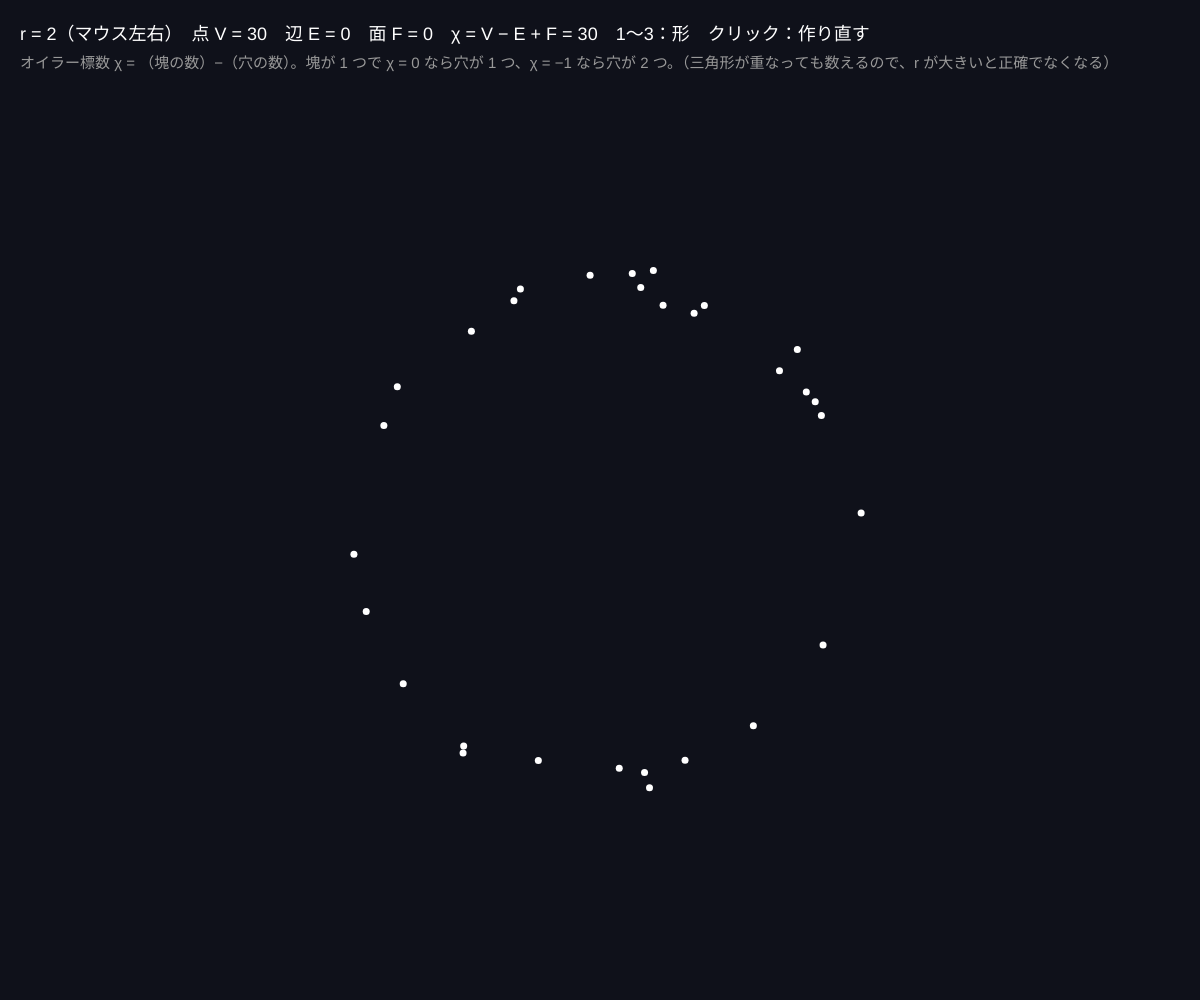
Frame 1 (no input)
Frame 60 (no input): identical to frame 1, image omitted
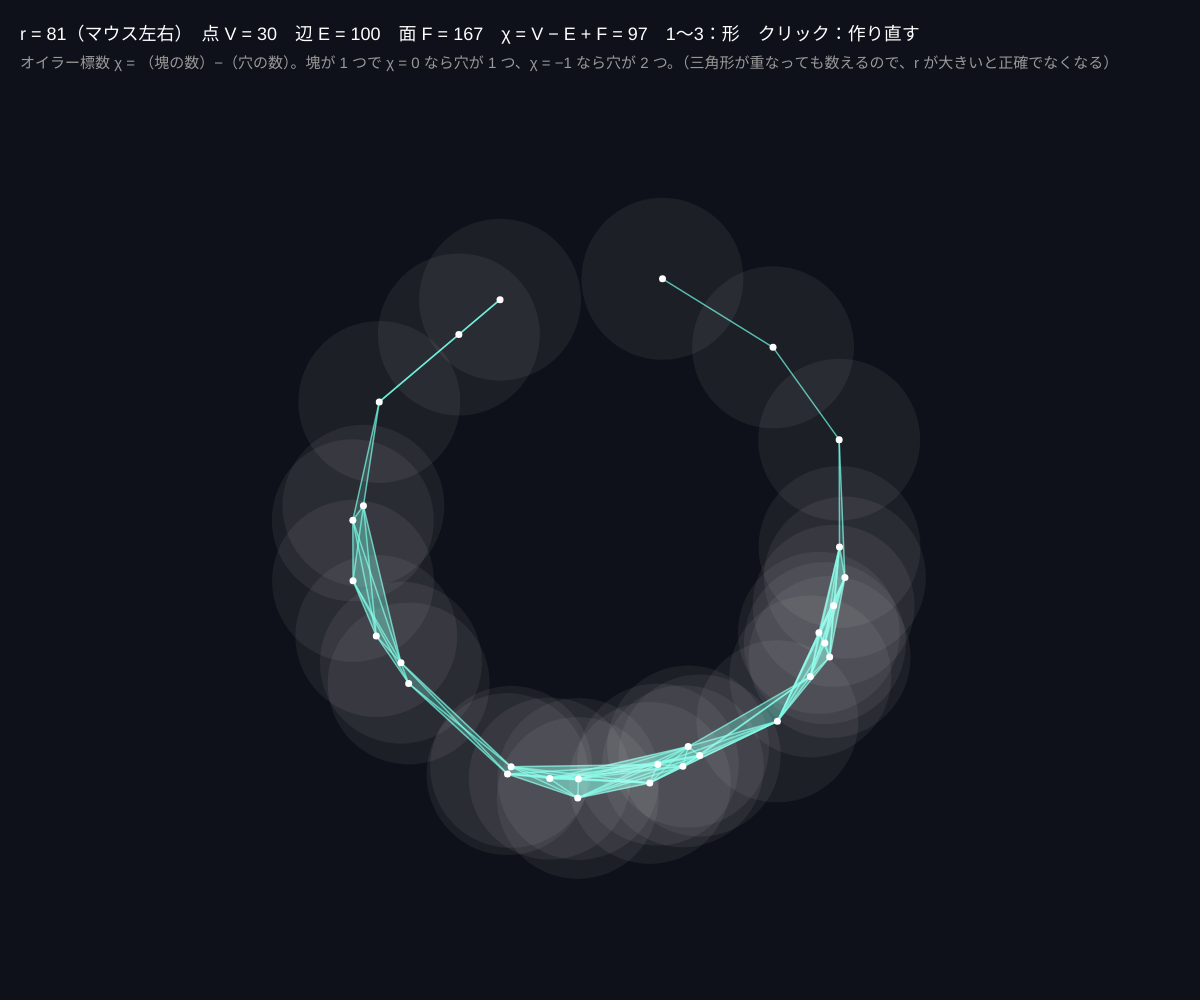
Frame 120 (the mouse pressed at the canvas centre since frame 60)

The p5.js sketch that drew these frames (run headless with seeded random() and noise() and a simulated clock; from frame 60 on, the mouse is pressed at the canvas centre):

// p5.js sketch
// ── sketch.js
// ============================================
// 02 リップス複体（点を線と三角形でつなぐ）
// 円の重なりを、もっと計算しやすい形にする：
//   距離が 2r 以下の 2 点 → 線（辺）、3 点が全部 2r 以下 → 三角形（面）
// 点・辺・面の数から オイラー標数 χ = V − E + F を計算。穴の数の手がかりになる
// マウス左右 = 半径 r / 1〜3 で形 / クリックで作り直す
// ============================================

let pts = [];
let r = 20;
let shape = 1;
let seed = 2;

function setup() {
  createCanvas(windowWidth, windowHeight);
  colorMode(HSB, 360, 100, 100, 100);
  makePoints();
}

function makePoints() {
  randomSeed(seed);
  pts = [];
  let cx = width / 2, cy = height / 2 + 30, R = min(width, height) * 0.25;
  for (let i = 0; i < 30; i++) {
    let a = random(TWO_PI), x, y;
    if (shape === 1) { x = cx + cos(a) * R; y = cy + sin(a) * R; }
    else if (shape === 2) { let s = random() < 0.5 ? -1 : 1; x = cx + s * R * 1.1 + cos(a) * R * 0.6; y = cy + sin(a) * R * 0.6; }
    else { let rr = R * sqrt(random()); x = cx + cos(a) * rr; y = cy + sin(a) * rr; }
    pts.push({ x: x + randomGaussian() * 8, y: y + randomGaussian() * 8 });
  }
}

function draw() {
  background(230, 40, 10);
  r = map(mouseX, 0, width, 2, 160, true);
  let { edges, triangles } = ripsComplex(pts, r); // ★ 道具を使う

  // 三角形
  noStroke();
  fill(170, 60, 60, 25);
  for (let [i, j, k] of triangles) triangle(pts[i].x, pts[i].y, pts[j].x, pts[j].y, pts[k].x, pts[k].y);
  // 辺
  stroke(170, 60, 100, 70);
  strokeWeight(1.5);
  for (let [i, j] of edges) line(pts[i].x, pts[i].y, pts[j].x, pts[j].y);
  // 円（うすく）と点
  noStroke();
  for (let p of pts) { fill(0, 0, 100, 6); circle(p.x, p.y, r * 2); }
  for (let p of pts) { fill(0, 0, 100); circle(p.x, p.y, 7); }

  let V = pts.length, E = edges.length, F = triangles.length;
  fill(0, 0, 100);
  textSize(18);
  text('r = ' + round(r) + '（マウス左右）　点 V = ' + V + '　辺 E = ' + E + '　面 F = ' + F + '　χ = V − E + F = ' + (V - E + F) + '　1〜3：形　クリック：作り直す', 20, 40);
  fill(0, 0, 60);
  textSize(15);
  text('オイラー標数 χ = （塊の数）−（穴の数）。塊が 1 つで χ = 0 なら穴が 1 つ、χ = −1 なら穴が 2 つ。（三角形が重なっても数えるので、r が大きいと正確でなくなる）', 20, 68);
}

function keyPressed() { if (key >= '1' && key <= '3') { shape = int(key); makePoints(); } }
function mousePressed() { seed = floor(random(10000)); makePoints(); }

// ---------- やってみよう ----------
// 1. 円（1）で r を上げていき、χ が 0 になる区間を探す（塊 1 つ・穴 1 つ）
// 2. 2 つの円（2）で χ = −1 になる区間は？
// 3. r をとても大きくすると三角形だらけで χ が大きく狂う。なぜ？（4 点が全部つながると三角形 4 つ＝中身の詰まった四面体のはずが…）



// ==================================================
// ここから下は「TDA の道具」です（リップス複体とパーシステント・ホモロジーの計算）
// （中身は読まなくても OK。消さないでね）
// ==================================================

// 2 点の距離（z があれば 3 次元）
function ptDist(a, b) {
  let dx = a.x - b.x, dy = a.y - b.y, dz = (a.z || 0) - (b.z || 0);
  return Math.sqrt(dx * dx + dy * dy + dz * dz);
}

// リップス複体：半径 r（直径 2r）以内の点どうしをつなぐ
//   返り値 { edges: [[i, j, 長さ]], triangles: [[i, j, k, 長さ]] }
function ripsComplex(pts, r) {
  let edges = [], triangles = [];
  let n = pts.length;
  let near = [];
  for (let i = 0; i < n; i++) near.push([]);
  for (let i = 0; i < n; i++) {
    for (let j = i + 1; j < n; j++) {
      let d = ptDist(pts[i], pts[j]);
      if (d <= 2 * r) {
        edges.push([i, j, d]);
        near[i].push(j);
      }
    }
  }
  for (let i = 0; i < n; i++) {
    for (let j of near[i]) {
      for (let k of near[j]) {
        if (near[i].includes(k)) {
          let d = Math.max(ptDist(pts[i], pts[j]), ptDist(pts[j], pts[k]), ptDist(pts[i], pts[k]));
          triangles.push([i, j, k, d]);
        }
      }
    }
  }
  return { edges, triangles };
}

// パーシステント・ホモロジー（Z2 係数、列簡約）
//   返り値：バーの配列 [{ dim: 0 か 1, birth, death }]（death は半径 r の値、無限なら Infinity）
//   maxR：この半径まで計算（大きいほど重い）
function persistence(pts, maxR) {
  let n = pts.length;
  let { edges, triangles } = ripsComplex(pts, maxR);
  // 単体のリスト：頂点（誕生 0）、辺（長さ/2）、三角形（最長辺/2）
  let simplices = [];
  for (let i = 0; i < n; i++) simplices.push({ dim: 0, v: [i], birth: 0 });
  for (let [i, j, d] of edges) simplices.push({ dim: 1, v: [i, j], birth: d / 2 });
  for (let [i, j, k, d] of triangles) simplices.push({ dim: 2, v: [i, j, k], birth: d / 2 });
  simplices.sort((a, b) => a.birth - b.birth || a.dim - b.dim);
  let index = {};
  simplices.forEach((s, i) => (index[s.v.join(',')] = i));

  // 境界行列の列（Z2 なので「含まれる行の番号」の配列で表す）
  let columns = simplices.map((s) => {
    if (s.dim === 0) return [];
    if (s.dim === 1) return [index[String(s.v[0])], index[String(s.v[1])]].sort((a, b) => a - b);
    let [i, j, k] = s.v;
    return [index[[i, j].join(',')], index[[j, k].join(',')], index[[i, k].join(',')]].sort((a, b) => a - b);
  });

  // 列簡約：同じ「いちばん下の 1」を持つ列があれば足し合わせる（XOR）
  let pivotOf = {}; // 行番号 → その行をピボットに持つ列
  let killed = new Array(simplices.length).fill(false);
  let bars = [];
  for (let j = 0; j < columns.length; j++) {
    let col = columns[j];
    while (col.length && pivotOf[col[col.length - 1]] !== undefined) {
      col = xorSorted(col, columns[pivotOf[col[col.length - 1]]]);
    }
    columns[j] = col;
    if (col.length) {
      let low = col[col.length - 1];
      pivotOf[low] = j;
      killed[low] = true;
      let birth = simplices[low].birth, death = simplices[j].birth;
      if (death > birth + 1e-9) bars.push({ dim: simplices[low].dim, birth, death });
    }
  }
  // 誰にも殺されなかった「生む」単体 → 無限に生きるバー
  for (let i = 0; i < simplices.length; i++) {
    if (!columns[i].length && !killed[i] && simplices[i].dim < 2) bars.push({ dim: simplices[i].dim, birth: simplices[i].birth, death: Infinity });
  }
  return bars;
}

// ソート済み配列の対称差（Z2 の足し算）
function xorSorted(a, b) {
  let out = [], i = 0, j = 0;
  while (i < a.length || j < b.length) {
    if (j >= b.length || (i < a.length && a[i] < b[j])) out.push(a[i++]);
    else if (i >= a.length || b[j] < a[i]) out.push(b[j++]);
    else { i++; j++; }
  }
  return out;
}

// 半径 r のときのベッチ数 [β0, β1]（バーの中で r をまたぐものを数える）
function bettiAt(bars, r) {
  let b = [0, 0];
  for (let bar of bars) if (bar.birth <= r && r < bar.death) b[bar.dim]++;
  return b;
}

// バーコードを描く（x, y, w, h の枠に、半径 0〜maxR）
function drawBarcode(bars, x, y, w, h, maxR, currentR) {
  let sorted = bars.filter((b) => b.death - b.birth > maxR * 0.01 || b.death === Infinity).sort((a, b) => a.dim - b.dim || a.birth - b.birth);
  let rowH = Math.min(14, h / Math.max(sorted.length, 1));
  stroke(0, 0, 30);
  strokeWeight(1);
  line(x, y + h, x + w, y + h);
  for (let i = 0; i < sorted.length; i++) {
    let b = sorted[i];
    let x1 = x + (b.birth / maxR) * w, x2 = x + (Math.min(b.death, maxR) / maxR) * w;
    stroke(b.dim === 0 ? 200 : 20, 80, 100);
    strokeWeight(Math.max(2, rowH - 4));
    line(x1, y + i * rowH + rowH / 2, x2, y + i * rowH + rowH / 2);
  }
  if (currentR !== undefined) {
    stroke(45, 90, 100);
    strokeWeight(2);
    line(x + (currentR / maxR) * w, y, x + (currentR / maxR) * w, y + h);
  }
  noStroke();
  fill(0, 0, 60);
  textSize(12);
  text('r = 0', x, y + h + 16);
  text('r = ' + nf(maxR, 1, 0), x + w - 50, y + h + 16);
}
